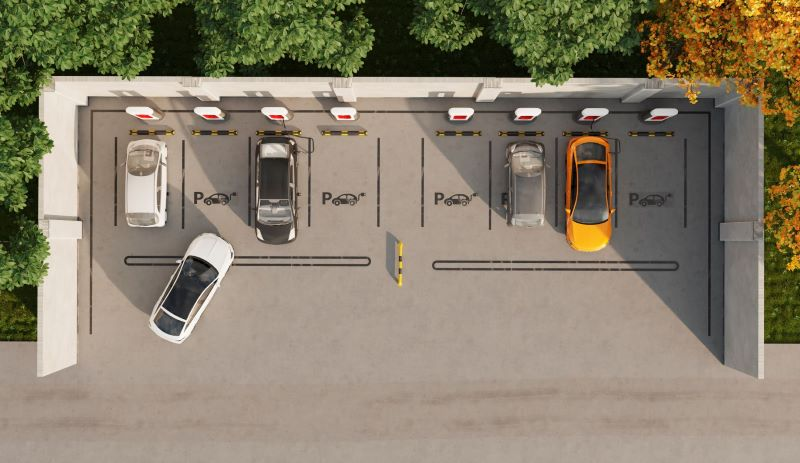
#> input picture fotos.jpg, 800 x 463 px, found by its file name
$ python proyecto.py
#> lines starting #> are read from the running program, lines starting #| are printed output that depends on the picture; after the words box and inside, x2 and y2 are one past the last pixel; in counts of white or black regions, pixels touching at a corner belong together
import cv2
import numpy as np

# Cargar la imagen
image_path = "C:/Users/conde/Documents/Documentos/UIDE/InteligenciaA/visionc/proyectosencillo/fotos.jpg"
image = cv2.imread(image_path)
#> image is the input picture: shape (463, 800, 3); mean B, G, R 107.2, 126.6, 136.1

if image is None:
    raise FileNotFoundError("La imagen no se pudo cargar. Verifica la ruta del archivo.")

# Definir las coordenadas de los espacios de estacionamiento ajustadas para la nueva imagen
parking_spaces = [
    ((100, 120), (175, 220), 1),
    ((180, 120), (245, 220), 2),
    ((250, 120), (310, 220), 3),
    ((315, 120), (375, 220), 4),
    ((425, 120), (485, 220), 5),
    ((490, 120), (550, 220), 6),
    ((555, 120), (615, 220), 7),
    ((620, 120), (680, 220), 8),
]

def is_occupied(frame, x1, y1, x2, y2):
    roi = frame[y1:y2, x1:x2]
    if roi.size == 0:
        return False
    gray = cv2.cvtColor(roi, cv2.COLOR_BGR2GRAY)
    blurred = cv2.GaussianBlur(gray, (5, 5), 0)
    thresh = cv2.adaptiveThreshold(blurred, 255, cv2.ADAPTIVE_THRESH_GAUSSIAN_C,
                                   cv2.THRESH_BINARY_INV, 11, 2)
    non_zero = cv2.countNonZero(thresh)
    total_pixels = thresh.shape[0] * thresh.shape[1]
    return non_zero / total_pixels > 0.2  # Ajustar el umbral según sea necesario

empty_spaces = 0

for space in parking_spaces:
    (x1, y1), (x2, y2), space_num = space
    if is_occupied(image, x1, y1, x2, y2):
        color = (0, 0, 255)  # Rojo para espacios ocupados
    else:
        color = (0, 255, 0)  # Verde para espacios vacíos
        empty_spaces += 1

    cv2.rectangle(image, (x1, y1), (x2, y2), color, 2)
    cv2.putText(image, f'{space_num}', (x1 + 5, y1 + 20), cv2.FONT_HERSHEY_SIMPLEX, 0.5, color, 2)
#> this loop made 8 passes
#> (non_zero in is_occupied, color) on passes 1 to 8: (2133, (0, 0, 255)), (1291, (0, 255, 0)), (2276, (0, 0, 255)), (692, (0, 255, 0)), (938, (0, 255, 0)), (2038, (0, 0, 255)), (2278, (0, 0, 255)), (617, (0, 255, 0))
#> pass 1, in is_occupied, `roi = frame[y1:y2, x1:x2]`:
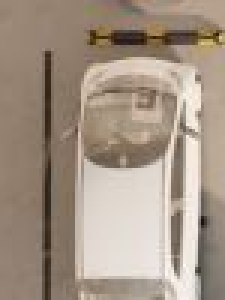
#> roi: shape (100, 75, 3) (shown 3 times larger); mean B, G, R 133.6, 148.7, 164.2
#> pass 1, in is_occupied, `gray = cv2.cvtColor(roi, cv2.COLOR_BGR2GRAY)`:
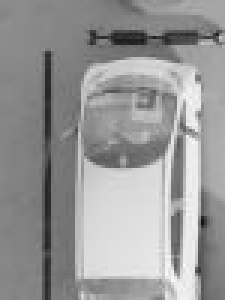
#> gray: shape (100, 75) (shown 3 times larger); min 20, max 251, mean 151.7
#> pass 1, in is_occupied, `blurred = cv2.GaussianBlur(gray, (5, 5), 0)`:
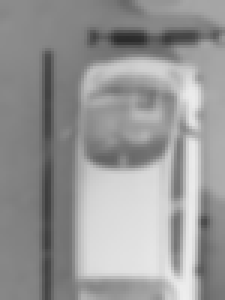
#> blurred: shape (100, 75) (shown 3 times larger); min 43, max 238, mean 151.7
#> pass 1, in is_occupied, `thresh = cv2.adaptiveThreshold(blurred, 255, cv2.ADAPTIVE_THRESH_GAUSS..`:
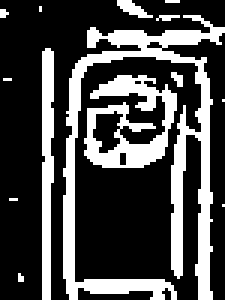
#> thresh: shape (100, 75) (shown 3 times larger); 28.4% white; 14 white regions (10 under 20 px), largest, box (x1, y1, x2, y2) and area: (21, 5, 75, 100) 1282, (28, 25, 59, 56) 479, (14, 16, 18, 100) 285, (39, 0, 51, 6) 36
#> after the loop:
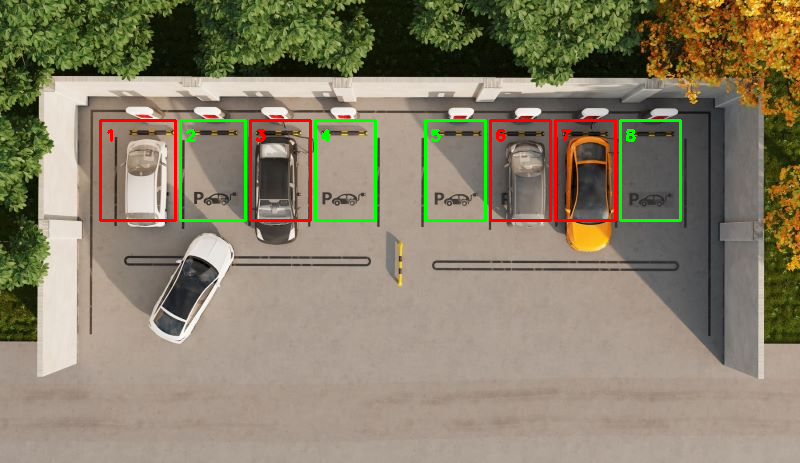
#> image: shape (463, 800, 3); 2.26% of pixels changed, all inside (x1, y1, x2, y2) = (99, 119, 682, 222)
#> after the loop, empty_spaces = 4

cv2.putText(image, f'Espacios vacíos: {empty_spaces}', (50, 50), cv2.FONT_HERSHEY_SIMPLEX, 1, (255, 0, 0), 2)
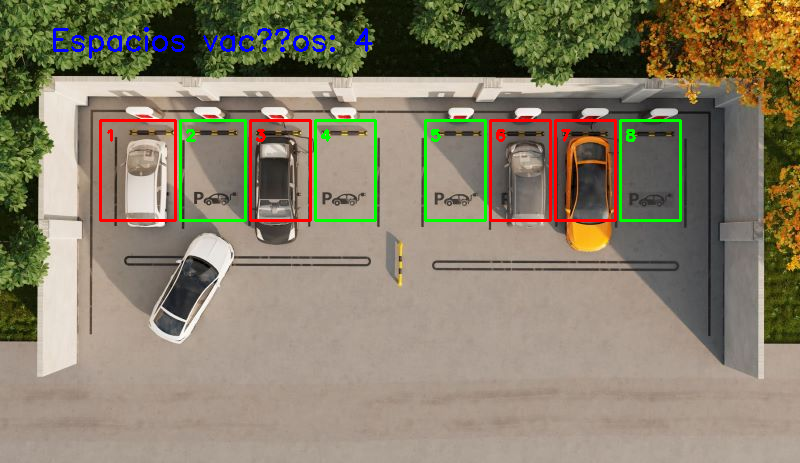
#> image: shape (463, 800, 3); 0.54% of pixels changed, all inside (x1, y1, x2, y2) = (53, 27, 373, 59)

cv2.imshow('Parking Detection', image)
cv2.waitKey(0)
cv2.destroyAllWindows()
